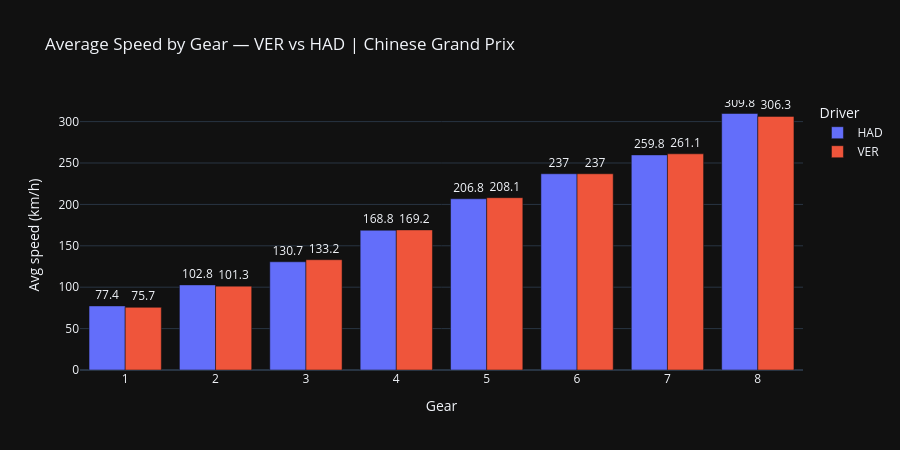

Here is the notebook cell this chart was saved with:
### Markdown cell above
## 6. Sector-Level Speed Analysis

### Code cell
# ── 6.1 Speed distribution by gear — driving style fingerprint ───────────────
# Query-side aggregation — no need to load full telemetry
gear_speed = con.execute(f"""
    SELECT
        abbreviation,
        n_gear,
        ROUND(AVG(speed), 1)   AS avg_speed,
        ROUND(MAX(speed), 1)   AS max_speed,
        COUNT(*)               AS samples
    FROM staging.stg_fastf1_telemetry
    WHERE season      = {SEASON}
      AND round       = {ROUND}
      AND abbreviation IN ('{DRIVER_A}', '{DRIVER_B}')
      AND n_gear      > 0
      AND speed       > 0
    GROUP BY abbreviation, n_gear
    ORDER BY abbreviation, n_gear
""").df()

fig = px.bar(
    gear_speed,
    x="n_gear",
    y="avg_speed",
    color="abbreviation",
    barmode="group",
    title=f"Average Speed by Gear — {DRIVER_A} vs {DRIVER_B} | {round_name}",
    labels={
        "n_gear": "Gear",
        "avg_speed": "Avg speed (km/h)",
        "abbreviation": "Driver",
    },
    template=PLOTLY_TEMPLATE,
    text="avg_speed",
)
fig.update_traces(textposition="outside")
fig.update_layout(height=450)
fig.show()

### Figure 1 — Plotly figure (JSON) as saved in the notebook; plotly's stock layout.template omitted (floating-point values rounded to 4 significant figures)
{"data": [{"alignmentgroup": "True", "hovertemplate": "Driver=HAD<br>Gear=%{x}<br>Avg speed (km/h)=%{text}<extra></extra>", "legendgroup": "HAD", "marker": {"color": "#636efa", "pattern": {"shape": ""}}, "name": "HAD", "offsetgroup": "HAD", "orientation": "v", "showlegend": true, "text": [77.4, 102.8, 130.7, 168.8, 206.8, 237, 259.8, 309.8], "textposition": "outside", "type": "bar", "x": [1, 2, 3, 4, 5, 6, 7, 8], "xaxis": "x", "y": [77.4, 102.8, 130.7, 168.8, 206.8, 237, 259.8, 309.8], "yaxis": "y"}, {"alignmentgroup": "True", "hovertemplate": "Driver=VER<br>Gear=%{x}<br>Avg speed (km/h)=%{text}<extra></extra>", "legendgroup": "VER", "marker": {"color": "#EF553B", "pattern": {"shape": ""}}, "name": "VER", "offsetgroup": "VER", "orientation": "v", "showlegend": true, "text": [75.7, 101.3, 133.2, 169.2, 208.1, 237, 261.1, 306.3], "textposition": "outside", "type": "bar", "x": [1, 2, 3, 4, 5, 6, 7, 8], "xaxis": "x", "y": [75.7, 101.3, 133.2, 169.2, 208.1, 237, 261.1, 306.3], "yaxis": "y"}], "layout": {"barmode": "group", "height": 450, "legend": {"title": {"text": "Driver"}, "tracegroupgap": 0}, "title": {"text": "Average Speed by Gear — VER vs HAD | Chinese Grand Prix"}, "xaxis": {"anchor": "y", "domain": [0, 1], "title": {"text": "Gear"}}, "yaxis": {"anchor": "x", "domain": [0, 1], "title": {"text": "Avg speed (km/h)"}}}}
